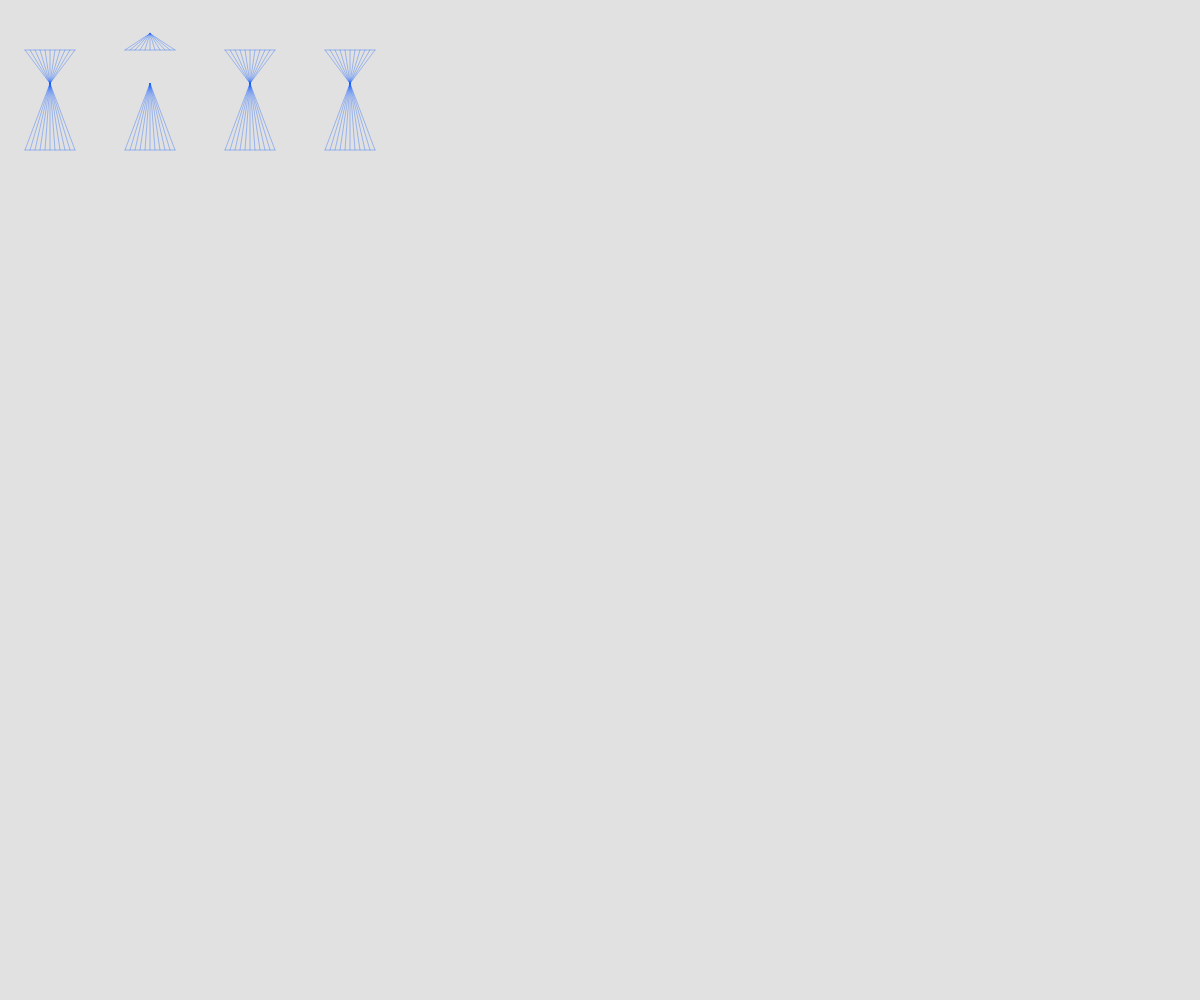
Frame 1 (no input)
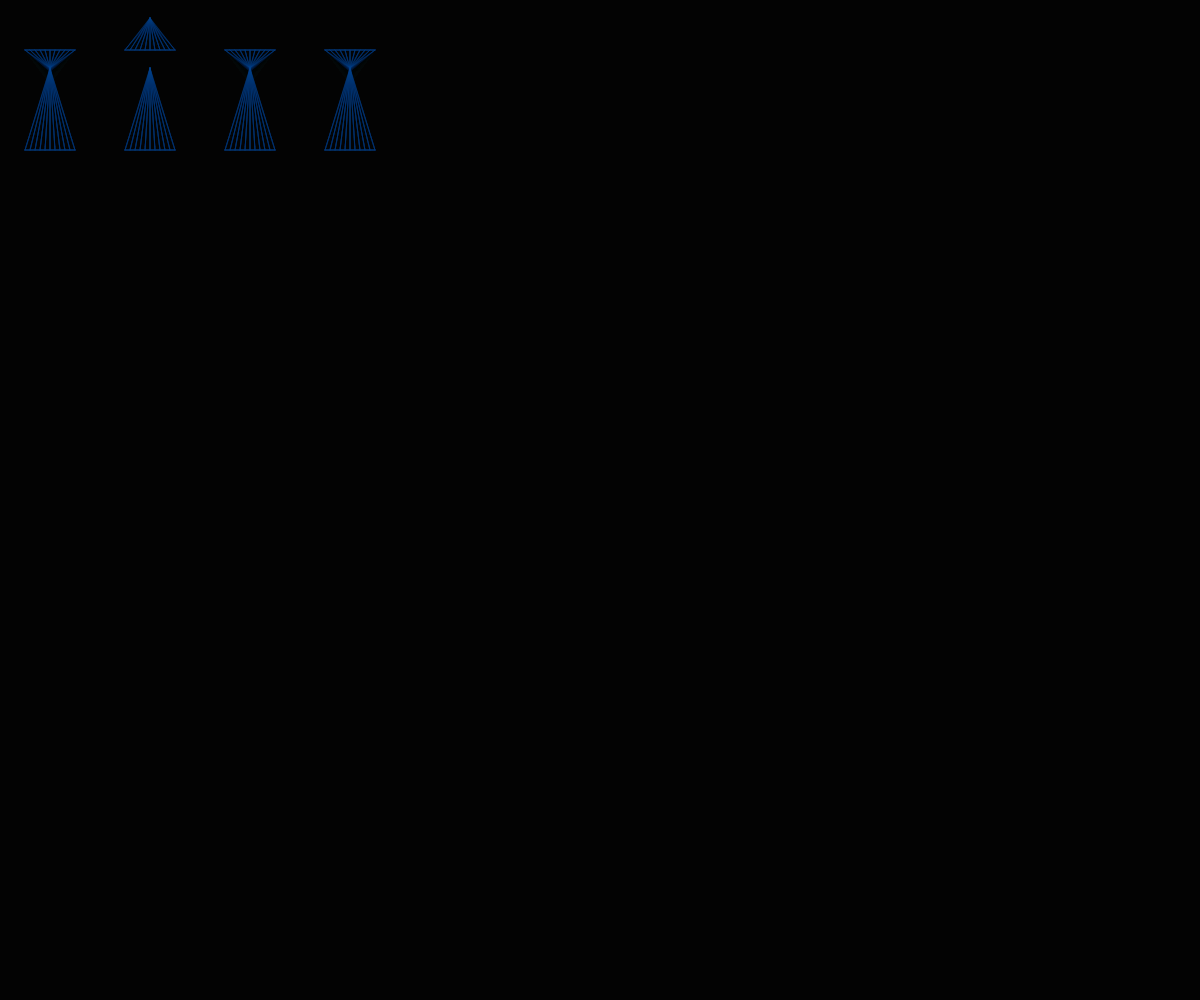
Frame 60 (no input)
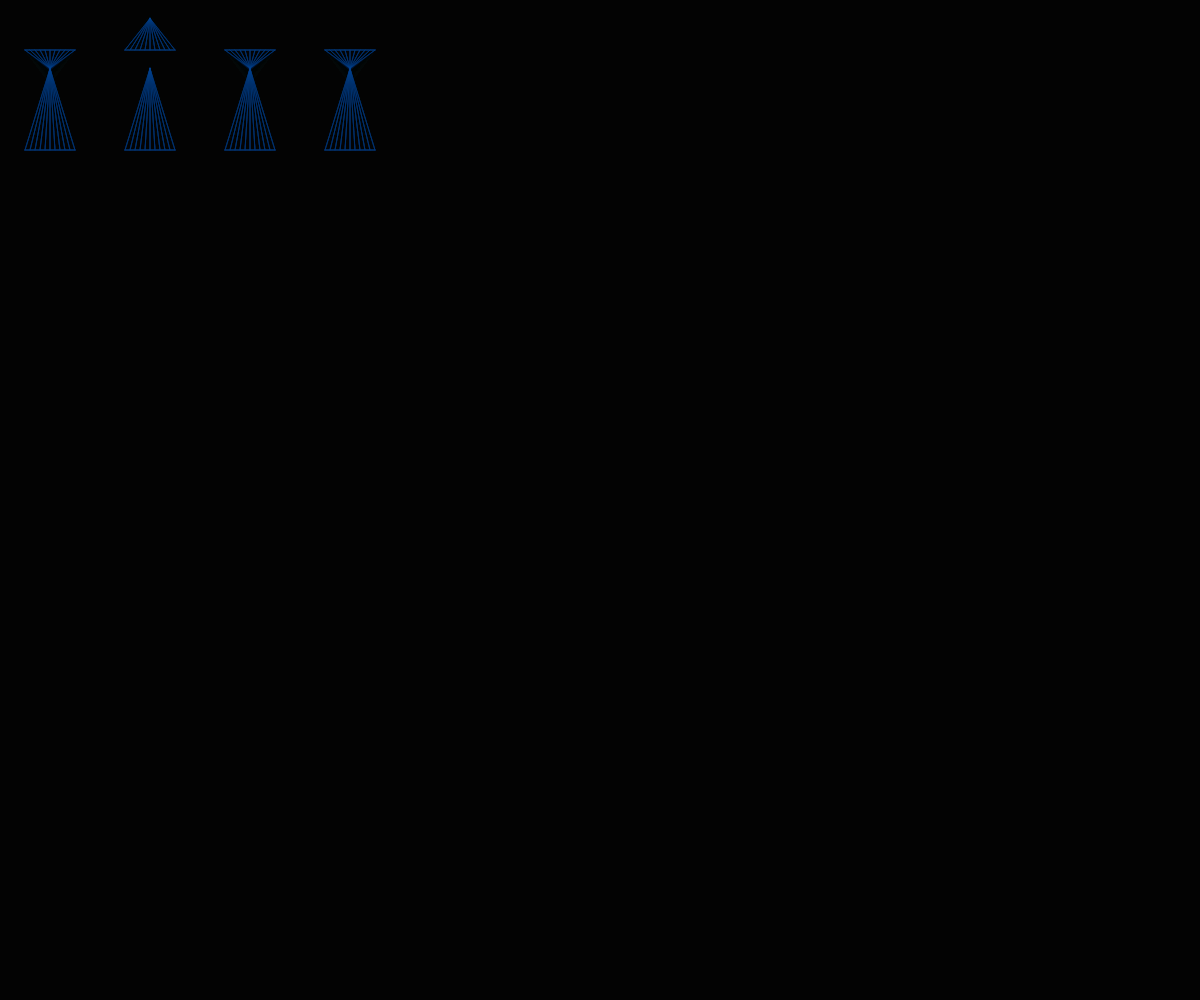
Frame 120 (the mouse pressed at the canvas centre since frame 60)

The p5.js sketch that drew these frames (run headless with seeded random() and noise() and a simulated clock; from frame 60 on, the mouse is pressed at the canvas centre):

// p5.js sketch
// ── sketch.js
function setup() {
  createCanvas(windowWidth, windowHeight);
}

function draw() {
  background(0, 30);
  stroke(120, 120, 120, 80);
  noFill();
  // var noiseY = noise(.01 * frameCount) * 400;
  // var x1coord = map(noiseX, 0, 400, 50, 150);
  // var y1coord = map(noiseY, 0, 400, 0, 200);
  // stroke(noiseX, noiseY);
  var noiseY = noise(.01 * frameCount) * 400;
  var y1coord = map(noiseY, 0, 400, 50, 100);
  var y2coord = map(noiseY, 0, 400, 0, 50);

  stroke(0, y1coord, noiseY, y1coord);
  line(25, 50, 75, 50);
  for (let i = 25; i <= 75; i += 5) {
    line(i, 50, 50, y1coord);
  }
  // var noiseY2 = noise(.02 * frameCount) * 400;
  // var y2coord = map(noiseY2,0,400,100,150);
  line(125, 50, 175, 50);
  for (let j = 125; j <= 175; j += 5) {
    line(j, 50, 150, y2coord);
  }
  line(225, 50, 275, 50);
  for (let k = 225; k <= 275; k += 5) {
    line(k, 50, 250, y1coord);
  }

  line(325, 50, 375, 50);
  for (let h = 325; h <= 375; h += 5) {
    line(h, 50, 350, y1coord);
  }

  line(25, 150, 75, 150);
  for (let i = 25; i <= 75; i += 5) {
    line(i, 150, 50, y1coord);
  }
  line(125, 150, 175, 150);
  for (let j = 125; j <= 175; j += 5) {
    line(j, 150, 150, y1coord);
  }
  line(225, 150, 275, 150);
  for (let k = 225; k <= 275; k += 5) {
    line(k, 150, 250, y1coord);
  }
  line(325, 150, 375, 150);
  for (let h = 325; h <= 375; h += 5) {
    line(h, 150, 350, y1coord);
  }

  // var y2coord = map(noiseY, 0,400,250,350);
  //
  // line(25,250,75,250);
  // for (let i = 25; i<=75; i+=5) {
  //   line(i,250,50,y2coord);
  // }
  // line(125,250,175,250);
  // for(let j = 125; j<=175; j+=5) {
  //   line(j,250,150,y2coord);
  // }
  // line(225,250,275,250);
  // for(let k = 225; k<=275; k+=5) {
  //   line(k,250,250,y2coord);
  // }
  // line(325,250,375,250);
  // for (let h = 325;h<=375; h+=5) {
  //   line(h, 250,350,y2coord);
  // }
  // line(25,350,75,350);
  // for (let i = 25; i<=75; i+=5) {
  //   line(i,350,50,y2coord);
  // }
  // line(125,350,175,350);
  // for(let j = 125; j<=175; j+=5) {
  //   line(j,350,150,y2coord);
  // }
  // line(225,350,275,350);
  // for(let k = 225; k<=275; k+=5) {
  //   line(k,350,250,y2coord);
  // }
  // line(325,350,375,350);
  // for (let h = 325;h<=375; h+=5) {
  //   line(h, 350,350,y2coord);
  // }
  //
  // var y3coord = map(noiseY, 0,400,150,250);
  // line(25,150,75,150);
  // for (let i = 25; i<=75; i+=5) {
  //   line(i,150,50,y3coord);
  // }
  // line(125,150,175,150);
  // for(let j = 125; j<=175; j+=5) {
  //   line(j,150,150,y3coord);
  // }
  // line(225,150,275,150);
  // for(let k = 225; k<=275; k+=5) {
  //   line(k,150,250,y3coord);
  // }
  // line(325,150,375,150);
  // for (let h = 325;h<=375; h+=5) {
  //   line(h, 150,350,y3coord);
  // }
  // line(25,250,75,250);
  // for (let i = 25; i<=75; i+=5) {
  //   line(i,250,50,y3coord);
  // }
  // line(125,250,175,250);
  // for(let j = 125; j<=175; j+=5) {
  //   line(j,250,150,y3coord);
  // }
  // line(225,250,275,250);
  // for(let k = 225; k<=275; k+=5) {
  //   line(k,250,250,y3coord);
  // }
  // line(325,250,375,250);
  // for (let h = 325;h<=375; h+=5) {
  //   line(h, 250,350,y3coord);
  // }

}
//   line(50, 100, 150, 100);

//   for (let x = 50; x <= 150; x += 5) {
//     line(x, 100, x1coord, y1coord);
//   }

//   var noiseX2 = noise(.02 * frameCount) * 400;
//   var noiseY2 = noise(.02 * frameCount) * 400;
//   var x2coord = map(noiseX2, 0, 400, 250, 350);
//   var y2coord = map(noiseY2, 0, 400, 0, 200);
//   // stroke(noiseX2, noiseY2);
//   stroke(0, noiseX2, 0, noiseY2);
//   line(350, 100, 250, 100);

//   for (let x = 250; x <= 350; x += 5) {
//     line(x, 100, x2coord, y2coord);
//   }

//   var noiseX3 = noise(.03 * frameCount) * 400;
//   var noiseY3 = noise(.03 * frameCount) * 400;
//   var x3coord = map(noiseX3, 0, 400, 250, 350);
//   var y3coord = map(noiseY3, 0, 400, 200, 400);
//   // stroke(noiseX3, noiseY3);
//   stroke(0, noiseX3, 0, noiseY3);
//   line(350, 300, 250, 300);

//   for (let x = 250; x <= 350; x += 5) {
//     line(x, 300, x3coord, y3coord);
//   }

//   var noiseX4 = noise(.04 * frameCount) * 400;
//   var noiseY4 = noise(.04 * frameCount) * 400;

//   var x4coord = map(noiseX4, 0, 400, 50, 150);
//   var y4coord = map(noiseY4, 0, 400, 200, 400);

//   // stroke(noiseX4, noiseY4);
//   stroke(0, noiseX4, 0, noiseY4);
//   line(50, 300, 150, 300);

//   for (let x = 50; x <= 150; x += 5) {
//     line(x, 300, x4coord, y4coord);
//   }


//   // line(100,height/2,300,height/2);

//   // for(let x = 100; x<=300; x+=20) {
//   // // for (let y = height; 0 <= y; y-= 20) {
//   // line(x,height/2,noiseX, noiseY);
//   // }
// }

// //}
